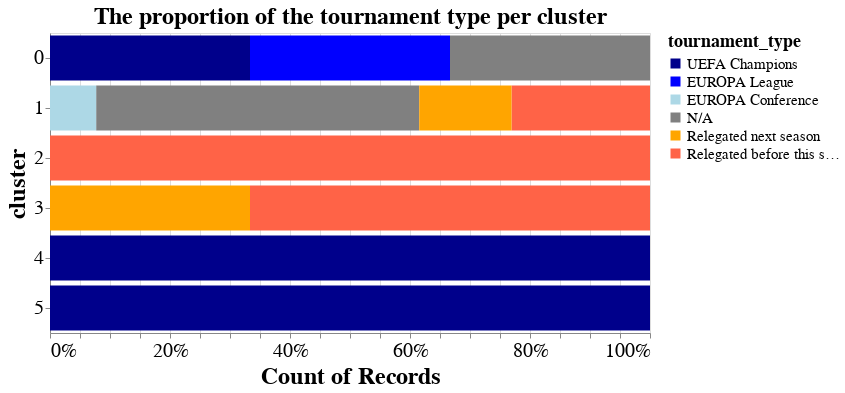

The code cell stored with this chart in its notebook:
### Code cell
# to check the each cluster's characteristics
palette = alt.Scale(domain=['UEFA Champions', 'EUROPA League', 'EUROPA Conference', 'N/A', 'Relegated next season', 'Relegated before this season'],
                  range=['darkblue', 'blue', 'lightblue', 'grey', 'orange', 'tomato'])

alt.Chart(df_to_viz).mark_bar().encode(
    x=alt.X('count(Team)').stack("normalize"),
    y='cluster:N',
    color=alt.Color('tournament_type:N', scale=palette),
).properties(
    width=600,
    height=300,
    title='The proportion of the tournament type per cluster'
).configure_title(
        fontSize=24,
).configure_axis(
    labelFontSize=20,
    titleFontSize=24,
).configure_text(
    fontSize=20
).configure_legend(
    titleFontSize=18,
    labelFontSize=15
)

### Figure 1 — Vega-Lite specification as saved in the notebook (floating-point values rounded to 4 significant figures)
{"config": {"view": {"continuousWidth": 300, "continuousHeight": 300}, "axis": {"labelFontSize": 20, "titleFontSize": 24}, "legend": {"labelFontSize": 15, "titleFontSize": 18}, "text": {"fontSize": 20}, "title": {"fontSize": 24}}, "data": {"name": "data-e94c9d0d08579e0170d87d296918e9f9"}, "mark": {"type": "bar"}, "encoding": {"color": {"field": "tournament_type", "scale": {"domain": ["UEFA Champions", "EUROPA League", "EUROPA Conference", "N/A", "Relegated next season", "Relegated before this season"], "range": ["darkblue", "blue", "lightblue", "grey", "orange", "tomato"]}, "type": "nominal"}, "x": {"aggregate": "count", "field": "Team", "stack": "normalize", "type": "nominal"}, "y": {"field": "cluster", "type": "nominal"}}, "height": 300, "title": "The proportion of the tournament type per cluster", "width": 600, "$schema": "https://vega.github.io/schema/vega-lite/v5.8.0.json", "datasets": {"data-e94c9d0d08579e0170d87d296918e9f9": [{"Team": "Arsenal", "index": 0, "Poss": 56.7, "Gls": 62.75, "Ast": 46.5, "PrgC": 839.0, "PrgP": 1874.0, "Gls_Conceded": 46.0, "Ast_Conceded": 31.25, "PrgC_Conceded": 670.8, "PrgP_Conceded": 1253.0, "cluster": 0, "cluster 0": 1, "cluster 1": 0, "cluster 2": 0, "cluster 3": 0, "cluster 4": 0, "cluster 5": 0, "final_standing_2022": 5.0, "final_point_2022": 69.0, "champions": 0.0, "europa": 1.0, "europa_conference": 0.0, "relegation": 0.0, "tournament_type": "EUROPA League"}, {"Team": "Aston Villa", "index": 1, "Poss": 46.3, "Gls": 46.0, "Ast": 35.0, "PrgC": 634.0, "PrgP": 1334.0, "Gls_Conceded": 55.5, "Ast_Conceded": 37.0, "PrgC_Conceded": 782.0, "PrgP_Conceded": 1686.0, "cluster": 1, "cluster 0": 0, "cluster 1": 1, "cluster 2": 0, "cluster 3": 0, "cluster 4": 0, "cluster 5": 0, "final_standing_2022": 14.0, "final_point_2022": 45.0, "champions": 0.0, "europa": 0.0, "europa_conference": 0.0, "relegation": 0.0, "tournament_type": "N/A"}, {"Team": "Bournemouth", "index": 2, "Poss": 46.37, "Gls": 46.0, "Ast": 34.33, "PrgC": 680.3, "PrgP": 1406.0, "Gls_Conceded": 64.0, "Ast_Conceded": 45.67, "PrgC_Conceded": 728.0, "PrgP_Conceded": 1670.0, "cluster": 1, "cluster 0": 0, "cluster 1": 1, "cluster 2": 0, "cluster 3": 0, "cluster 4": 0, "cluster 5": 0, "final_standing_2022": -1.0, "final_point_2022": -1.0, "champions": -1.0, "europa": -1.0, "europa_conference": -1.0, "relegation": -1.0, "tournament_type": "Relegated before this season"}, {"Team": "Brighton", "index": 3, "Poss": 47.35, "Gls": 35.5, "Ast": 24.25, "PrgC": 588.0, "PrgP": 1393.0, "Gls_Conceded": 51.25, "Ast_Conceded": 36.75, "PrgC_Conceded": 758.5, "PrgP_Conceded": 1572.0, "cluster": 1, "cluster 0": 0, "cluster 1": 1, "cluster 2": 0, "cluster 3": 0, "cluster 4": 0, "cluster 5": 0, "final_standing_2022": 9.0, "final_point_2022": 51.0, "champions": 0.0, "europa": 0.0, "europa_conference": 0.0, "relegation": 0.0, "tournament_type": "N/A"}, {"Team": "Burnley", "index": 4, "Poss": 42.23, "Gls": 37.75, "Ast": 27.0, "PrgC": 419.5, "PrgP": 1009.0, "Gls_Conceded": 51.25, "Ast_Conceded": 39.25, "PrgC_Conceded": 881.0, "PrgP_Conceded": 1626.0, "cluster": 1, "cluster 0": 0, "cluster 1": 1, "cluster 2": 0, "cluster 3": 0, "cluster 4": 0, "cluster 5": 0, "final_standing_2022": 18.0, "final_point_2022": 35.0, "champions": 0.0, "europa": 0.0, "europa_conference": 0.0, "relegation": 1.0, "tournament_type": "Relegated next season"}, {"Team": "Cardiff City", "index": 5, "Poss": 35.4, "Gls": 33.0, "Ast": 20.0, "PrgC": 434.0, "PrgP": 918.0, "Gls_Conceded": 69.0, "Ast_Conceded": 53.0, "PrgC_Conceded": 872.0, "PrgP_Conceded": 1723.0, "cluster": 2, "cluster 0": 0, "cluster 1": 0, "cluster 2": 1, "cluster 3": 0, "cluster 4": 0, "cluster 5": 0, "final_standing_2022": -1.0, "final_point_2022": -1.0, "champions": -1.0, "europa": -1.0, "europa_conference": -1.0, "relegation": -1.0, "tournament_type": "Relegated before this season"}, {"Team": "Chelsea", "index": 6, "Poss": 59.95, "Gls": 61.5, "Ast": 44.5, "PrgC": 995.2, "PrgP": 1962.0, "Gls_Conceded": 40.25, "Ast_Conceded": 29.5, "PrgC_Conceded": 511.0, "PrgP_Conceded": 1185.0, "cluster": 0, "cluster 0": 1, "cluster 1": 0, "cluster 2": 0, "cluster 3": 0, "cluster 4": 0, "cluster 5": 0, "final_standing_2022": 3.0, "final_point_2022": 74.0, "champions": 1.0, "europa": 0.0, "europa_conference": 0.0, "relegation": 0.0, "tournament_type": "UEFA Champions"}, {"Team": "Crystal Palace", "index": 7, "Poss": 43.95, "Gls": 40.0, "Ast": 27.0, "PrgC": 655.0, "PrgP": 1280.0, "Gls_Conceded": 54.75, "Ast_Conceded": 39.5, "PrgC_Conceded": 751.5, "PrgP_Conceded": 1779.0, "cluster": 1, "cluster 0": 0, "cluster 1": 1, "cluster 2": 0, "cluster 3": 0, "cluster 4": 0, "cluster 5": 0, "final_standing_2022": 12.0, "final_point_2022": 48.0, "champions": 0.0, "europa": 0.0, "europa_conference": 0.0, "relegation": 0.0, "tournament_type": "N/A"}, {"Team": "Everton", "index": 8, "Poss": 48.1, "Gls": 45.5, "Ast": 31.0, "PrgC": 600.2, "PrgP": 1339.0, "Gls_Conceded": 50.5, "Ast_Conceded": 36.75, "PrgC_Conceded": 716.5, "PrgP_Conceded": 1509.0, "cluster": 1, "cluster 0": 0, "cluster 1": 1, "cluster 2": 0, "cluster 3": 0, "cluster 4": 0, "cluster 5": 0, "final_standing_2022": 16.0, "final_point_2022": 39.0, "champions": 0.0, "europa": 0.0, "europa_conference": 0.0, "relegation": 0.0, "tournament_type": "N/A"}, {"Team": "Fulham", "index": 9, "Poss": 49.25, "Gls": 29.5, "Ast": 21.0, "PrgC": 677.5, "PrgP": 1420.0, "Gls_Conceded": 65.5, "Ast_Conceded": 46.5, "PrgC_Conceded": 687.5, "PrgP_Conceded": 1522.0, "cluster": 3, "cluster 0": 0, "cluster 1": 0, "cluster 2": 0, "cluster 3": 1, "cluster 4": 0, "cluster 5": 0, "final_standing_2022": -1.0, "final_point_2022": -1.0, "champions": -1.0, "europa": -1.0, "europa_conference": -1.0, "relegation": -1.0, "tournament_type": "Relegated before this season"}, {"Team": "Huddersfield", "index": 10, "Poss": 46.45, "Gls": 23.0, "Ast": 16.0, "PrgC": 614.0, "PrgP": 1229.0, "Gls_Conceded": 66.0, "Ast_Conceded": 48.5, "PrgC_Conceded": 678.0, "PrgP_Conceded": 1630.0, "cluster": 3, "cluster 0": 0, "cluster 1": 0, "cluster 2": 0, "cluster 3": 1, "cluster 4": 0, "cluster 5": 0, "final_standing_2022": -1.0, "final_point_2022": -1.0, "champions": -1.0, "europa": -1.0, "europa_conference": -1.0, "relegation": -1.0, "tournament_type": "Relegated before this season"}, {"Team": "Leeds United", "index": 11, "Poss": 57.3, "Gls": 60.0, "Ast": 45.0, "PrgC": 811.0, "PrgP": 1633.0, "Gls_Conceded": 52.0, "Ast_Conceded": 36.0, "PrgC_Conceded": 720.0, "PrgP_Conceded": 1201.0, "cluster": 0, "cluster 0": 1, "cluster 1": 0, "cluster 2": 0, "cluster 3": 0, "cluster 4": 0, "cluster 5": 0, "final_standing_2022": 17.0, "final_point_2022": 38.0, "champions": 0.0, "europa": 0.0, "europa_conference": 0.0, "relegation": 0.0, "tournament_type": "N/A"}, {"Team": "Leicester City", "index": 12, "Poss": 52.58, "Gls": 57.5, "Ast": 41.25, "PrgC": 703.0, "PrgP": 1471.0, "Gls_Conceded": 48.25, "Ast_Conceded": 34.5, "PrgC_Conceded": 685.8, "PrgP_Conceded": 1398.0, "cluster": 0, "cluster 0": 1, "cluster 1": 0, "cluster 2": 0, "cluster 3": 0, "cluster 4": 0, "cluster 5": 0, "final_standing_2022": 8.0, "final_point_2022": 52.0, "champions": 0.0, "europa": 0.0, "europa_conference": 0.0, "relegation": 0.0, "tournament_type": "N/A"}, {"Team": "Liverpool", "index": 13, "Poss": 61.77, "Gls": 79.0, "Ast": 56.25, "PrgC": 923.0, "PrgP": 2060.0, "Gls_Conceded": 33.5, "Ast_Conceded": 22.75, "PrgC_Conceded": 521.2, "PrgP_Conceded": 1018.0, "cluster": 4, "cluster 0": 0, "cluster 1": 0, "cluster 2": 0, "cluster 3": 0, "cluster 4": 1, "cluster 5": 0, "final_standing_2022": 2.0, "final_point_2022": 92.0, "champions": 1.0, "europa": 0.0, "europa_conference": 0.0, "relegation": 0.0, "tournament_type": "UEFA Champions"}, {"Team": "Manchester City", "index": 14, "Poss": 67.15, "Gls": 94.0, "Ast": 70.0, "PrgC": 1232.0, "PrgP": 2378.0, "Gls_Conceded": 28.25, "Ast_Conceded": 18.25, "PrgC_Conceded": 431.5, "PrgP_Conceded": 791.5, "cluster": 5, "cluster 0": 0, "cluster 1": 0, "cluster 2": 0, "cluster 3": 0, "cluster 4": 0, "cluster 5": 1, "final_standing_2022": 1.0, "final_point_2022": 93.0, "champions": 1.0, "europa": 0.0, "europa_conference": 0.0, "relegation": 0.0, "tournament_type": "UEFA Champions"}, {"Team": "Manchester Utd", "index": 15, "Poss": 55.23, "Gls": 66.75, "Ast": 46.75, "PrgC": 881.0, "PrgP": 1713.0, "Gls_Conceded": 38.5, "Ast_Conceded": 26.75, "PrgC_Conceded": 687.0, "PrgP_Conceded": 1308.0, "cluster": 0, "cluster 0": 1, "cluster 1": 0, "cluster 2": 0, "cluster 3": 0, "cluster 4": 0, "cluster 5": 0, "final_standing_2022": 6.0, "final_point_2022": 58.0, "champions": 0.0, "europa": 1.0, "europa_conference": 0.0, "relegation": 0.0, "tournament_type": "EUROPA League"}, {"Team": "Newcastle Utd", "index": 16, "Poss": 39.98, "Gls": 40.25, "Ast": 29.25, "PrgC": 504.8, "PrgP": 969.2, "Gls_Conceded": 51.5, "Ast_Conceded": 35.75, "PrgC_Conceded": 788.8, "PrgP_Conceded": 1841.0, "cluster": 1, "cluster 0": 0, "cluster 1": 1, "cluster 2": 0, "cluster 3": 0, "cluster 4": 0, "cluster 5": 0, "final_standing_2022": 11.0, "final_point_2022": 49.0, "champions": 0.0, "europa": 0.0, "europa_conference": 0.0, "relegation": 0.0, "tournament_type": "N/A"}, {"Team": "Norwich City", "index": 17, "Poss": 49.3, "Gls": 25.0, "Ast": 18.0, "PrgC": 673.0, "PrgP": 1169.0, "Gls_Conceded": 72.0, "Ast_Conceded": 50.0, "PrgC_Conceded": 846.0, "PrgP_Conceded": 1793.0, "cluster": 3, "cluster 0": 0, "cluster 1": 0, "cluster 2": 0, "cluster 3": 1, "cluster 4": 0, "cluster 5": 0, "final_standing_2022": 20.0, "final_point_2022": 22.0, "champions": 0.0, "europa": 0.0, "europa_conference": 0.0, "relegation": 1.0, "tournament_type": "Relegated next season"}, {"Team": "Sheffield Utd", "index": 18, "Poss": 42.4, "Gls": 27.5, "Ast": 19.0, "PrgC": 492.0, "PrgP": 1274.0, "Gls_Conceded": 49.5, "Ast_Conceded": 36.5, "PrgC_Conceded": 834.0, "PrgP_Conceded": 1513.0, "cluster": 1, "cluster 0": 0, "cluster 1": 1, "cluster 2": 0, "cluster 3": 0, "cluster 4": 0, "cluster 5": 0, "final_standing_2022": -1.0, "final_point_2022": -1.0, "champions": -1.0, "europa": -1.0, "europa_conference": -1.0, "relegation": -1.0, "tournament_type": "Relegated before this season"}, {"Team": "Southampton", "index": 19, "Poss": 48.9, "Gls": 44.5, "Ast": 28.75, "PrgC": 637.8, "PrgP": 1368.0, "Gls_Conceded": 61.0, "Ast_Conceded": 44.25, "PrgC_Conceded": 642.8, "PrgP_Conceded": 1469.0, "cluster": 1, "cluster 0": 0, "cluster 1": 1, "cluster 2": 0, "cluster 3": 0, "cluster 4": 0, "cluster 5": 0, "final_standing_2022": 15.0, "final_point_2022": 40.0, "champions": 0.0, "europa": 0.0, "europa_conference": 0.0, "relegation": 0.0, "tournament_type": "N/A"}, {"Team": "Stoke City", "index": 20, "Poss": 41.4, "Gls": 34.0, "Ast": 28.0, "PrgC": 477.0, "PrgP": 1150.0, "Gls_Conceded": 66.0, "Ast_Conceded": 49.0, "PrgC_Conceded": 889.0, "PrgP_Conceded": 1749.0, "cluster": 2, "cluster 0": 0, "cluster 1": 0, "cluster 2": 1, "cluster 3": 0, "cluster 4": 0, "cluster 5": 0, "final_standing_2022": -1.0, "final_point_2022": -1.0, "champions": -1.0, "europa": -1.0, "europa_conference": -1.0, "relegation": -1.0, "tournament_type": "Relegated before this season"}, {"Team": "Swansea City", "index": 21, "Poss": 45.3, "Gls": 27.0, "Ast": 20.0, "PrgC": 596.0, "PrgP": 1194.0, "Gls_Conceded": 54.0, "Ast_Conceded": 37.0, "PrgC_Conceded": 765.0, "PrgP_Conceded": 1838.0, "cluster": 1, "cluster 0": 0, "cluster 1": 1, "cluster 2": 0, "cluster 3": 0, "cluster 4": 0, "cluster 5": 0, "final_standing_2022": -1.0, "final_point_2022": -1.0, "champions": -1.0, "europa": -1.0, "europa_conference": -1.0, "relegation": -1.0, "tournament_type": "Relegated before this season"}, {"Team": "Tottenham", "index": 22, "Poss": 56.1, "Gls": 64.5, "Ast": 46.75, "PrgC": 775.8, "PrgP": 1683.0, "Gls_Conceded": 39.5, "Ast_Conceded": 25.25, "PrgC_Conceded": 633.5, "PrgP_Conceded": 1324.0, "cluster": 0, "cluster 0": 1, "cluster 1": 0, "cluster 2": 0, "cluster 3": 0, "cluster 4": 0, "cluster 5": 0, "final_standing_2022": 4.0, "final_point_2022": 41.0, "champions": 1.0, "europa": 0.0, "europa_conference": 0.0, "relegation": 0.0, "tournament_type": "UEFA Champions"}, {"Team": "Watford", "index": 23, "Poss": 46.43, "Gls": 42.67, "Ast": 29.0, "PrgC": 604.3, "PrgP": 1306.0, "Gls_Conceded": 60.0, "Ast_Conceded": 39.33, "PrgC_Conceded": 763.7, "PrgP_Conceded": 1550.0, "cluster": 1, "cluster 0": 0, "cluster 1": 1, "cluster 2": 0, "cluster 3": 0, "cluster 4": 0, "cluster 5": 0, "final_standing_2022": 19.0, "final_point_2022": 23.0, "champions": 0.0, "europa": 0.0, "europa_conference": 0.0, "relegation": 1.0, "tournament_type": "Relegated next season"}, {"Team": "West Brom", "index": 24, "Poss": 39.3, "Gls": 32.0, "Ast": 22.0, "PrgC": 474.0, "PrgP": 1066.0, "Gls_Conceded": 63.5, "Ast_Conceded": 48.0, "PrgC_Conceded": 917.0, "PrgP_Conceded": 1863.0, "cluster": 2, "cluster 0": 0, "cluster 1": 0, "cluster 2": 1, "cluster 3": 0, "cluster 4": 0, "cluster 5": 0, "final_standing_2022": -1.0, "final_point_2022": -1.0, "champions": -1.0, "europa": -1.0, "europa_conference": -1.0, "relegation": -1.0, "tournament_type": "Relegated before this season"}, {"Team": "West Ham", "index": 25, "Poss": 45.28, "Gls": 52.0, "Ast": 36.0, "PrgC": 644.5, "PrgP": 1329.0, "Gls_Conceded": 55.75, "Ast_Conceded": 42.75, "PrgC_Conceded": 847.8, "PrgP_Conceded": 1724.0, "cluster": 1, "cluster 0": 0, "cluster 1": 1, "cluster 2": 0, "cluster 3": 0, "cluster 4": 0, "cluster 5": 0, "final_standing_2022": 7.0, "final_point_2022": 56.0, "champions": 0.0, "europa": 0.0, "europa_conference": 1.0, "relegation": 0.0, "tournament_type": "EUROPA Conference"}, {"Team": "Wolves", "index": 26, "Poss": 48.13, "Gls": 43.0, "Ast": 30.0, "PrgC": 800.3, "PrgP": 1324.0, "Gls_Conceded": 43.33, "Ast_Conceded": 31.33, "PrgC_Conceded": 716.7, "PrgP_Conceded": 1519.0, "cluster": 1, "cluster 0": 0, "cluster 1": 1, "cluster 2": 0, "cluster 3": 0, "cluster 4": 0, "cluster 5": 0, "final_standing_2022": 10.0, "final_point_2022": 51.0, "champions": 0.0, "europa": 0.0, "europa_conference": 0.0, "relegation": 0.0, "tournament_type": "N/A"}]}}
